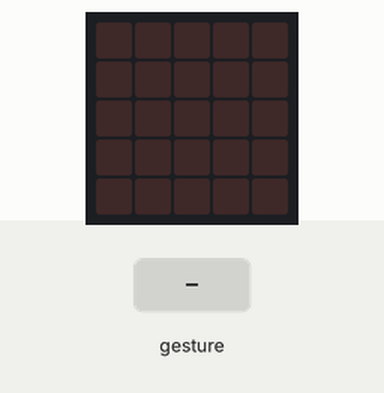
This program was run on a simulated BBC micro:bit (MakeCode). Shown: the board's 5×5 LED display. Inputs (shaded band) come from the test bench. Random numbers come from a fixed seed; a tilt is held for 1.5 s and a shake lasts 1 s, then the board lies face up again.

Above: at 1.2 s.
1.3 s: gesture 'shake'
At 2.7 s:
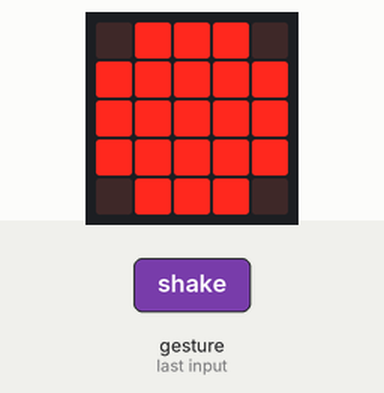
3.0 s: gesture 'shake'
At 4.0 s:
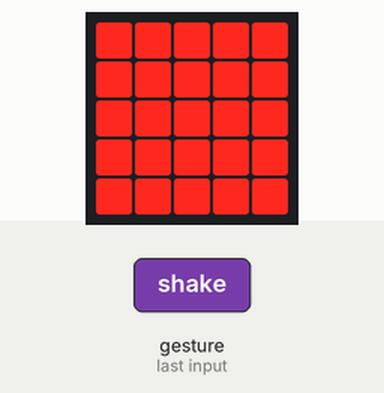
Timing chart, 0 to 6.0 s (numbered marks = the images above; inputs shaded):
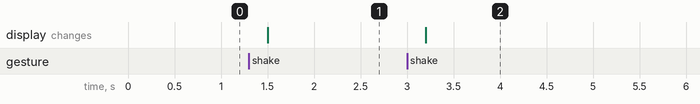

The program:

main.ts
```typescript
let terning = 0
input.onGesture(Gesture.Shake, function () {
    terning = randint(1, 3)
    if (terning == 1) {
        basic.showLeds(`
            . # # # .
            # # # # #
            # # # # #
            # # # # #
            . # # # .
            `)
    } else if (terning == 2) {
        basic.showLeds(`
            # # . . #
            # # . # .
            . . # . .
            # # . # .
            # # . . #
            `)
    } else if (terning == 3) {
        basic.showLeds(`
            # # # # #
            # # # # #
            # # # # #
            # # # # #
            # # # # #
            `)
    }
})
```

test.ts
```typescript
// test ender her, dette bliver ikke kompileret, når denne pakke bruges som en udvidelse.
```

Measured:
- after the input at 1.3 s, the display: changes after 0.20 s (image 1)
- after the input at 3.0 s, the display: changes after 0.20 s (image 2)
